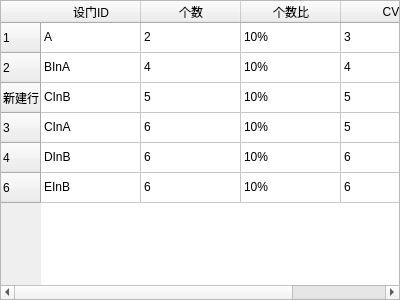
<?xml version="1.0" encoding="UTF-8"?>
<ui version="4.0">
 <class>ReportWidget</class>
 <widget class="QWidget" name="ReportWidget">
  <property name="geometry">
   <rect>
    <x>0</x>
    <y>0</y>
    <width>400</width>
    <height>300</height>
   </rect>
  </property>
  <property name="windowTitle">
   <string>ReportWidget</string>
  </property>
  <layout class="QVBoxLayout" name="verticalLayout">
   <property name="leftMargin">
    <number>0</number>
   </property>
   <property name="topMargin">
    <number>0</number>
   </property>
   <property name="rightMargin">
    <number>0</number>
   </property>
   <property name="bottomMargin">
    <number>0</number>
   </property>
   <item>
    <widget class="QTableWidget" name="tableWidget">
     <row>
      <property name="text">
       <string>1</string>
      </property>
     </row>
     <row>
      <property name="text">
       <string>2</string>
      </property>
     </row>
     <row>
      <property name="text">
       <string>新建行</string>
      </property>
     </row>
     <row>
      <property name="text">
       <string>3</string>
      </property>
     </row>
     <row>
      <property name="text">
       <string>4</string>
      </property>
     </row>
     <row>
      <property name="text">
       <string>6</string>
      </property>
     </row>
     <column>
      <property name="text">
       <string>设门ID</string>
      </property>
     </column>
     <column>
      <property name="text">
       <string>个数</string>
      </property>
     </column>
     <column>
      <property name="text">
       <string>个数比</string>
      </property>
     </column>
     <column>
      <property name="text">
       <string>CV</string>
      </property>
     </column>
     <item row="0" column="0">
      <property name="text">
       <string>A</string>
      </property>
     </item>
     <item row="0" column="1">
      <property name="text">
       <string>2</string>
      </property>
     </item>
     <item row="0" column="2">
      <property name="text">
       <string>10%</string>
      </property>
     </item>
     <item row="0" column="3">
      <property name="text">
       <string>3</string>
      </property>
     </item>
     <item row="1" column="0">
      <property name="text">
       <string>BInA</string>
      </property>
     </item>
     <item row="1" column="1">
      <property name="text">
       <string>4</string>
      </property>
     </item>
     <item row="1" column="2">
      <property name="text">
       <string>10%</string>
      </property>
     </item>
     <item row="1" column="3">
      <property name="text">
       <string>4</string>
      </property>
     </item>
     <item row="2" column="0">
      <property name="text">
       <string>CInB</string>
      </property>
     </item>
     <item row="2" column="1">
      <property name="text">
       <string>5</string>
      </property>
     </item>
     <item row="2" column="2">
      <property name="text">
       <string>10%</string>
      </property>
     </item>
     <item row="2" column="3">
      <property name="text">
       <string>5</string>
      </property>
     </item>
     <item row="3" column="0">
      <property name="text">
       <string>CInA</string>
      </property>
     </item>
     <item row="3" column="1">
      <property name="text">
       <string>6</string>
      </property>
     </item>
     <item row="3" column="2">
      <property name="text">
       <string>10%</string>
      </property>
     </item>
     <item row="3" column="3">
      <property name="text">
       <string>5</string>
      </property>
     </item>
     <item row="4" column="0">
      <property name="text">
       <string>DInB</string>
      </property>
     </item>
     <item row="4" column="1">
      <property name="text">
       <string>6</string>
      </property>
     </item>
     <item row="4" column="2">
      <property name="text">
       <string>10%</string>
      </property>
     </item>
     <item row="4" column="3">
      <property name="text">
       <string>6</string>
      </property>
     </item>
     <item row="5" column="0">
      <property name="text">
       <string>EInB</string>
      </property>
     </item>
     <item row="5" column="1">
      <property name="text">
       <string>6</string>
      </property>
     </item>
     <item row="5" column="2">
      <property name="text">
       <string>10%</string>
      </property>
     </item>
     <item row="5" column="3">
      <property name="text">
       <string>6</string>
      </property>
     </item>
    </widget>
   </item>
  </layout>
 </widget>
 <layoutdefault spacing="6" margin="11"/>
 <resources/>
 <connections/>
</ui>
